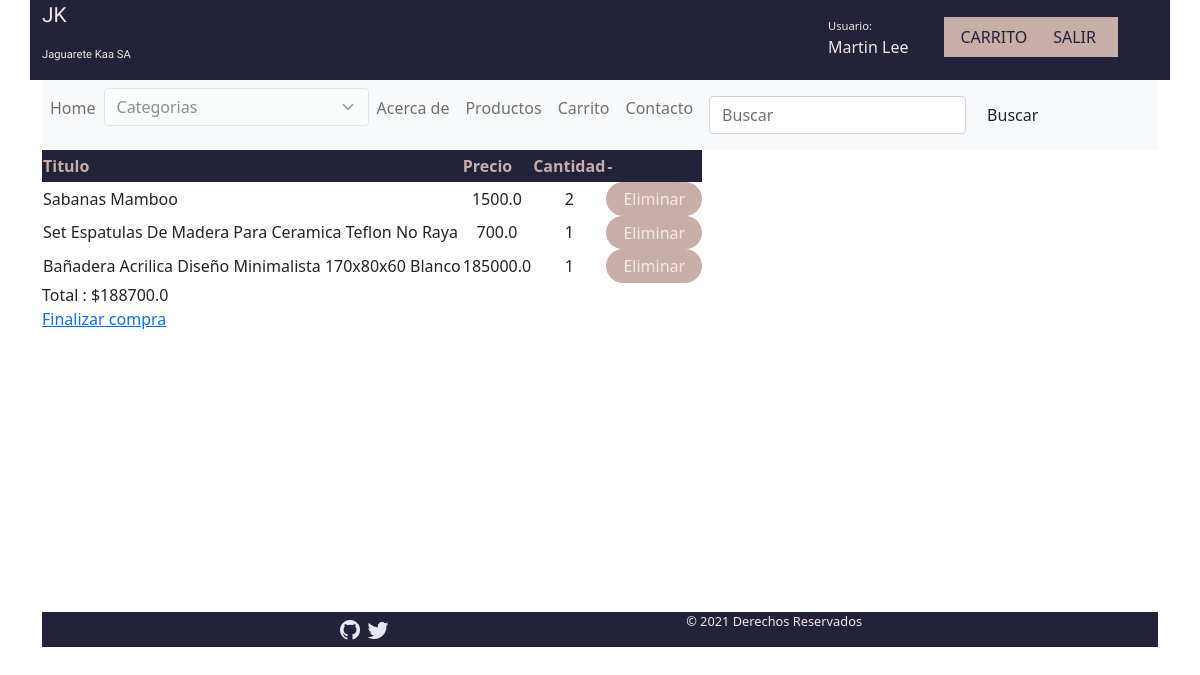
Page /carrito/ (signed in) on the earlier database version.
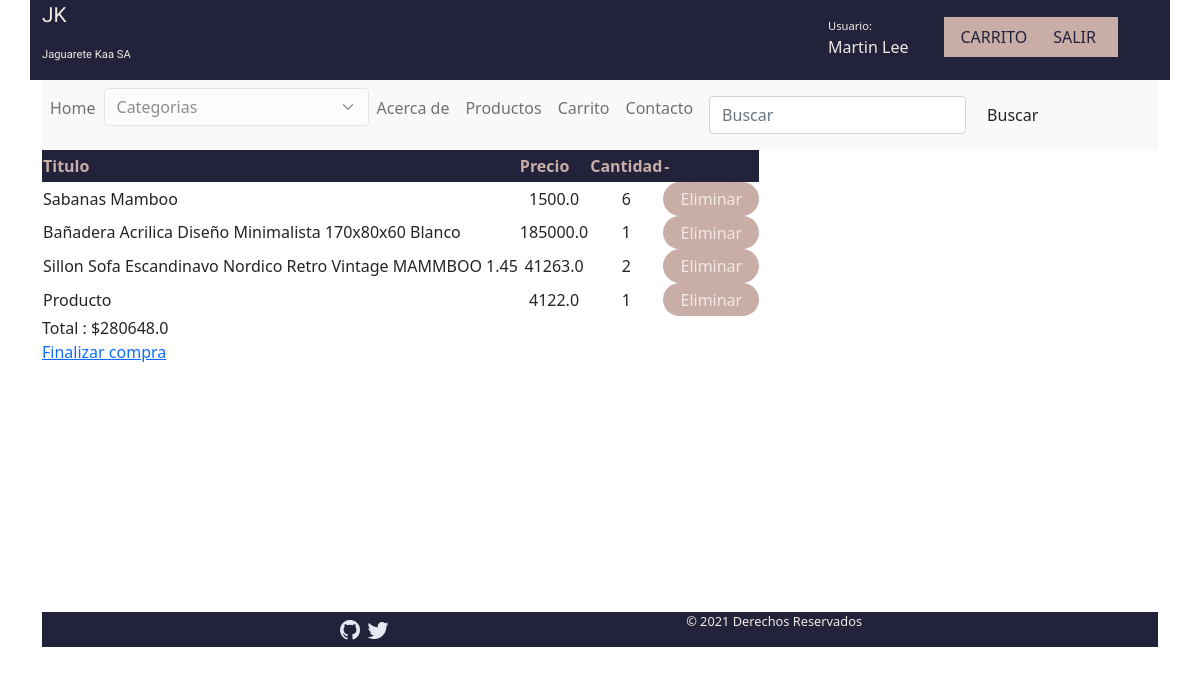
Same page on the later database version.
### CARRITO/models.py (models this page shows, shortened)
class Carrito(models.Model):
    usuario = models.ForeignKey(User, on_delete=models.CASCADE, related_name='usuario')
    productos = models.ForeignKey(Producto, on_delete=models.CASCADE,related_name="carrito")
    cantidad =  models.IntegerField()
    class Meta:
        verbose_name='Carrito'

class Producto(models.Model):
    titulo =  models.CharField(max_length=100)
    imagenProducto =  models.ImageField(upload_to='productos',blank = True, null = True)
    descripcion = models.CharField(max_length=100)
    precio =  models.FloatField()
    categoria = models.ForeignKey(Categoria,on_delete= models.CASCADE, null=False)
    created =  models.DateTimeField(auto_now_add=True)
    updated =  models.DateTimeField(auto_now_add=True)

### CARRITO/views.py (the view)
# urls.py: path('carrito/', views.carrito, name='Carrito'),
@login_required(login_url='login')
def carrito(request):
    user = request.user
    id_user =  user.id
    productos =  Carrito.objects.filter(usuario_id = id_user)
    total = 0
    for p in productos:
        producto = Producto.objects.get(pk = p.productos_id)
        total = total + (producto.precio* p.cantidad)
    if request.user.is_authenticated:
        return render(request,"carrito/carrito.html",{'carrito': productos, 'vacio':'No tiene productos en su carrito', 'total':total})
    else:
        return render(request,"carrito/carrito.html", {'vacio': 'No tiene productos en su carrito'})

### CARRITO/context_processors.py (called while the page is built)
def extras(request):
    categorias =  Categoria.objects.all()
    return {'categorias':categorias}

### CARRITO/templates/carrito/carrito.html (shortened to what this page needs)
{% extends "layout.html" %}
{% block content %}
    {% if carrito %}
        <table>
            <tr class="row_tabla">
                <th class="head_tabla">Titulo</th>
                <th class="head_tabla">Precio</th>
                <th class="head_tabla">Cantidad</th>
                <th class="head_tabla">-</th>
            </tr>
        {% for producto in carrito %}
            <tr class="row_tabla">
                <td class="col_tabla titulo">{{producto.productos.titulo}}</td>
                <td class="col_tabla col_items precio">{{producto.productos.precio}}</td>
                <td class="col_tabla col_items cantidad">{{producto.cantidad}}</td>
                <td class="col_tabla col_items eliminar link_producto"><a class="link_producto" href="{% url 'EliminarDelCarrito' producto.productos.id %}">Eliminar</a></td>
            </tr>
            {% endfor %}
        </table>
            <div><span>Total : $</span>{{total}}</div>
            <div><a href="">Finalizar compra</a></div>
    {% else %}
      {{vacio}}
    {% endif %}
{%endblock%}

Differences in the rows shown:
removed Carrito: productos.titulo "Set Espatulas De Madera Para Ceramica Teflon No Raya", productos.precio "700.0", cantidad "1"
changed Carrito "Sabanas Mamboo": cantidad "2" → "6"
added Carrito: productos.titulo "Sillon Sofa Escandinavo Nordico Retro Vintage MAMMBOO 1.45", productos.precio "41263.0", cantidad "2"
added Carrito: productos.titulo "Producto", productos.precio "4122.0", cantidad "1"
Other differences:
{{ total }}: "188700.0" → "280648.0"
